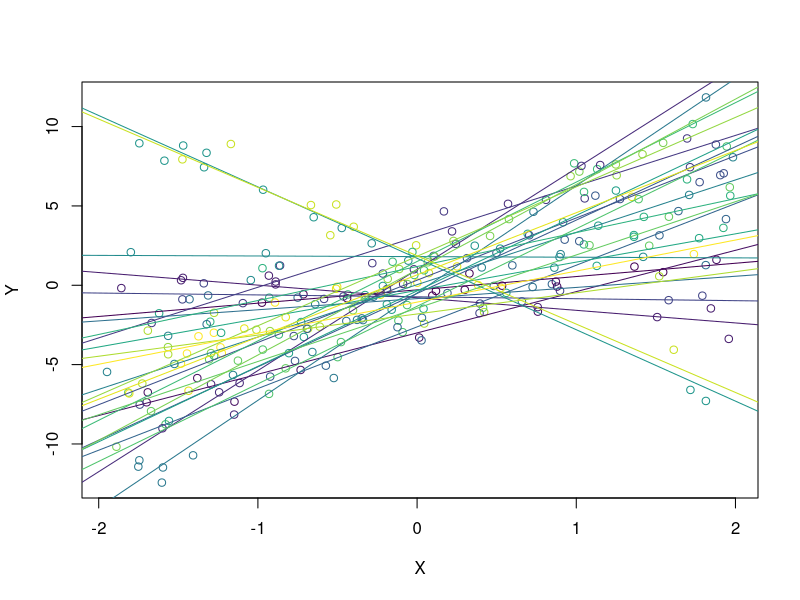

The R script that drew this image:
## ---- chunk 1
knitr::opts_chunk$set(echo = TRUE)
if(!require(viridis)) install.packages("viridis")
library(viridis)
## ---- chunk 2

# set the random seed for reproducibility
set.seed(1)

# sample size per group
n <- 10

# number of groups
g <- 26
G <- factor(rep(LETTERS[1:g], n))
#G <- factor(rep(1:g), n)

# set the colour palette accordingly (NB i use the library viridis)
palette(viridis(g))


# a slope for each group taken from a normal distribution
mu.b <- 2
s.b <- 3
b <- rnorm(g, mu.b, s.b)
B <- rep(b, n) # and replicate them out for each sample

# an intercept for each group, taken from a normal distribution
mu.c <- 0
s.c <- 2
c <- rnorm(g, mu.c, s.c)
C <- rep(c, n) # and replicate them out for each sample

# The linear covariate X is uniform random between -2 and 2
X <- runif(n*g, -2, 2)

# define the residual noise
s.r <- 1
s <- rnorm(n*g, 0, s.r)

# calculate the reponse variable Y
Y <- X * B + C + s

# Plot the results
plot(Y ~ X, col = G)

dd <- data.frame(Y = Y, X = X, G = G)
dd.s <- split(dd, G)
for (i in 1:length(dd.s)){
  abline(lm(Y~X, data = dd.s[[i]]), col = i)
}

## ---- chunk 3

# load the lme4 library
if(!require(lme4, quietly = TRUE)) install.packages("lme4")
library(lme4, quietly = TRUE)


# fixed effects only. 4 slopes and 4 intercepts using glm()
# NB this is the same as writing the short-hand glm(Y ~ X * G)
m1 <- glm(Y ~ X + G + X:G)

# one slope and random intercept
m2 <- lmer(Y ~ X + (1|G))

# 4 slopes and a random intercept term
m3 <- lmer(Y ~ X + X:G + (1|G))

# random slope and random intercept (correlated)
m4 <- lmer(Y ~ X + (X|G))

# random slope and random intercept (uncorrelated)
m5 <- lmer(Y ~ X + (X||G))
## ---- chunk 4
# collate the specified values from the start
true.coefs <- data.frame(Intercept = c, Slopes.X = b)

print(round(true.coefs,2))

# It is also useful to compare these coefficients to those for Group A,
# since model fitting often compares the effect of the other Groups to this
# baseline, reference group.

relative.coefs <- data.frame(G.effects = c - c[1], Slopes.effects = b - b[1])

print(round(relative.coefs, 2))

# the sample means of these coefficients
print(round(colMeans(true.coefs),2))

# and the population means and variances (which we specified a priori)
cat("Population mean\n")
cat(c(mu.c, mu.b))

cat("Population variances\n")
cat(c(s.c, s.b) ^ 2)
## ---- chunk 5

# pull out and re-organise the estimates for the glm
tmp <- coef(m1)
glm.est <- data.frame(Intercepts = c(tmp[1], tmp[3:(g+1)]),
                 Slopes = c(tmp[2], tmp[(g+2):(g+g)]))
rownames(glm.est) <- LETTERS[1:g]

print(glm.est)

# ------------------------------------------------------------
# get estimates for the lmer objects which is much easier

rand.intercepts.1.slope <- coef(m2)$G
print(rand.intercepts.1.slope)

tmp <- coef(m3)$G
rand.inter.4.slopes <- data.frame(Intercept = tmp$`(Intercept)`,
                                  X = unlist(c(tmp[1,2], tmp[1,3:(g+1)] +
                                                 tmp[1,2])))
rownames(rand.inter.4.slopes) <- LETTERS[1:g]
print(rand.inter.4.slopes)

# Random slopes and intercepts
rand.slopes <- coef(m4)$G
print(rand.slopes)

# Random slopes and intercepts
rand.slopes.u <- coef(m5)$G
print(rand.slopes.u)
## ---- chunk 6
# summary of the full random slopes and random intercept model
summary(m4)

# summary of the full uncorrelated random slopes and random intercept model
summary(m5)

# we simulated using standard deviations, so need to square them to get 
# variances.
sim.vars <- c(Var.intercepts = s.c ^ 2, 
              Var.slopes = s.b ^ 2,
              Resid.Var = s.r ^ 2)

## ---- chunk 7
lapply(list(m1, m2, m3, m4, m5), extractAIC, REML = T)
## ---- chunk 8
lapply(list(m1, m2, m3, m4, m5), logLik)
